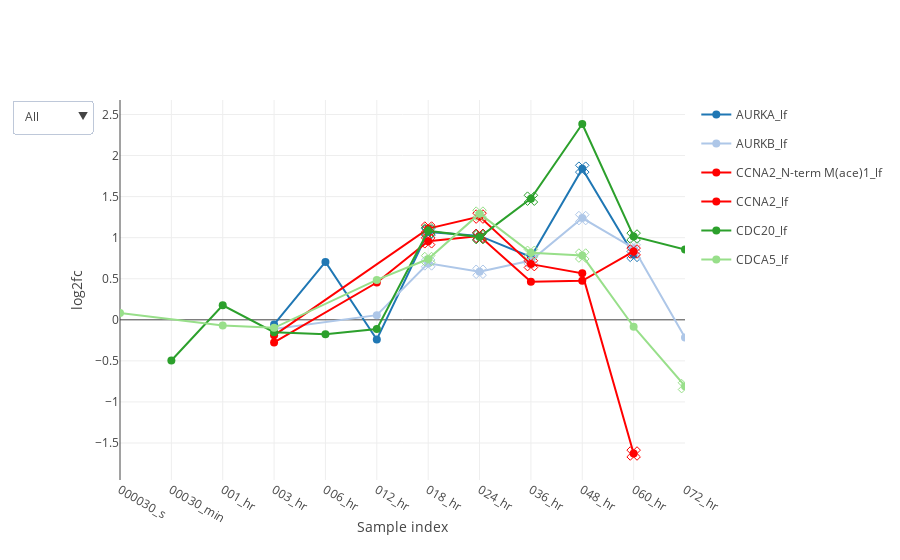

Notebook code cell kept with this figure:
### Code cell
exp_data.label_free.plot_species(interesting_list, plot_type='plotly')

### Figure 1 — Plotly figure (JSON) as saved in the notebook; plotly's stock layout.template omitted (floating-point values rounded to 4 significant figures)
{"data": [{"hoveron": "points", "legendgroup": "group_AURKA_lf", "line": {"color": "rgba(0.12156862745098039,0.4666666666666667,0.7058823529411765,1.)"}, "marker": {"color": "rgba(0.12156862745098039,0.4666666666666667,0.7058823529411765,1.)", "size": 8, "symbol": "circle"}, "mode": "lines+markers", "name": "AURKA_lf", "showlegend": true, "type": "scatter", "uid": "b19b7ea5-778f-4cc3-9786-788b7859b812", "visible": true, "x": [3, 4, 5, 6, 7, 8, 9, 10], "y": [-0.05658, 0.7049, -0.2388, 1.07, 1.021, 0.7655, 1.84, 0.7908]}, {"hoveron": "points", "legendgroup": "group_AURKA_lf", "line": {"color": "rgba(0.12156862745098039,0.4666666666666667,0.7058823529411765,1.)"}, "marker": {"color": "rgba(0.12156862745098039,0.4666666666666667,0.7058823529411765,1.)", "size": 12, "symbol": "x-open-dot"}, "mode": "markers", "name": "AURKA_lf", "showlegend": false, "type": "scatter", "uid": "8f2a4cfe-3983-40c5-8892-6ad412ec1968", "visible": true, "x": [6, 7, 9, 10], "y": [1.07, 1.021, 1.84, 0.7908]}, {"hoveron": "points", "legendgroup": "group_AURKB_lf", "line": {"color": "rgba(0.6823529411764706,0.7803921568627451,0.9098039215686274,1.)"}, "marker": {"color": "rgba(0.6823529411764706,0.7803921568627451,0.9098039215686274,1.)", "size": 8, "symbol": "circle"}, "mode": "lines+markers", "name": "AURKB_lf", "showlegend": true, "type": "scatter", "uid": "b2c54cd4-5506-4924-9b28-868f3688e55e", "visible": true, "x": [3, 5, 6, 7, 8, 9, 10, 11], "y": [-0.111, 0.05658, 0.6871, 0.585, 0.7225, 1.239, 0.8718, -0.2141]}, {"hoveron": "points", "legendgroup": "group_AURKB_lf", "line": {"color": "rgba(0.6823529411764706,0.7803921568627451,0.9098039215686274,1.)"}, "marker": {"color": "rgba(0.6823529411764706,0.7803921568627451,0.9098039215686274,1.)", "size": 12, "symbol": "x-open-dot"}, "mode": "markers", "name": "AURKB_lf", "showlegend": false, "type": "scatter", "uid": "aeb023ff-9c08-4120-9c48-6257e20f4a5d", "visible": true, "x": [6, 7, 8, 9, 10], "y": [0.6871, 0.585, 0.7225, 1.239, 0.8718]}, {"hoveron": "points", "legendgroup": "group_CCNA2_N-term M(ace)1_lf", "line": {"color": "rgba(1.0,0.4980392156862745,0.054901960784313725,1.)"}, "marker": {"color": "rgba(1.0,0.4980392156862745,0.054901960784313725,1.)", "size": 8, "symbol": "circle"}, "mode": "lines+markers", "name": "CCNA2_N-term M(ace)1_lf", "showlegend": true, "type": "scatter", "uid": "94ffd936-30ca-4c57-ae3a-dbf46b4e2fdd", "visible": true, "x": [3, 6, 7, 8, 9, 10], "y": [-0.189, 1.111, 1.257, 0.6781, 0.5656, -1.628]}, {"hoveron": "points", "legendgroup": "group_CCNA2_N-term M(ace)1_lf", "line": {"color": "rgba(1.0,0.4980392156862745,0.054901960784313725,1.)"}, "marker": {"color": "rgba(1.0,0.4980392156862745,0.054901960784313725,1.)", "size": 12, "symbol": "x-open-dot"}, "mode": "markers", "name": "CCNA2_N-term M(ace)1_lf", "showlegend": false, "type": "scatter", "uid": "c480d7db-bf5f-418a-a6dd-97babb216f81", "visible": true, "x": [6, 7, 8, 10], "y": [1.111, 1.257, 0.6781, -1.628]}, {"hoveron": "points", "legendgroup": "group_CCNA2_lf", "line": {"color": "rgba(1.0,0.7333333333333333,0.47058823529411764,1.)"}, "marker": {"color": "rgba(1.0,0.7333333333333333,0.47058823529411764,1.)", "size": 8, "symbol": "circle"}, "mode": "lines+markers", "name": "CCNA2_lf", "showlegend": true, "type": "scatter", "uid": "400e6653-c3ac-4958-837c-0881b25d3044", "visible": true, "x": [3, 5, 6, 7, 8, 9, 10], "y": [-0.275, 0.4542, 0.9561, 1.021, 0.4647, 0.4751, 0.8319]}, {"hoveron": "points", "legendgroup": "group_CCNA2_lf", "line": {"color": "rgba(1.0,0.7333333333333333,0.47058823529411764,1.)"}, "marker": {"color": "rgba(1.0,0.7333333333333333,0.47058823529411764,1.)", "size": 12, "symbol": "x-open-dot"}, "mode": "markers", "name": "CCNA2_lf", "showlegend": false, "type": "scatter", "uid": "02449bd3-f29f-4855-b740-b0ae7cfe2817", "visible": true, "x": [6, 7, 10], "y": [0.9561, 1.021, 0.8319]}, {"hoveron": "points", "legendgroup": "group_CDC20_lf", "line": {"color": "rgba(0.17254901960784313,0.6274509803921569,0.17254901960784313,1.)"}, "marker": {"color": "rgba(0.17254901960784313,0.6274509803921569,0.17254901960784313,1.)", "size": 8, "symbol": "circle"}, "mode": "lines+markers", "name": "CDC20_lf", "showlegend": true, "type": "scatter", "uid": "9f59d74d-dff6-4858-92ea-ce18405e8be9", "visible": true, "x": [1, 2, 3, 4, 5, 6, 7, 8, 9, 10, 11], "y": [-0.4957, 0.1763, -0.1506, -0.1763, -0.111, 1.084, 1.007, 1.475, 2.384, 1.014, 0.856]}, {"hoveron": "points", "legendgroup": "group_CDC20_lf", "line": {"color": "rgba(0.17254901960784313,0.6274509803921569,0.17254901960784313,1.)"}, "marker": {"color": "rgba(0.17254901960784313,0.6274509803921569,0.17254901960784313,1.)", "size": 12, "symbol": "x-open-dot"}, "mode": "markers", "name": "CDC20_lf", "showlegend": false, "type": "scatter", "uid": "cf2003c3-dbad-4408-83cb-2303c571329c", "visible": true, "x": [6, 7, 8, 10], "y": [1.084, 1.007, 1.475, 1.014]}, {"hoveron": "points", "legendgroup": "group_CDCA5_lf", "line": {"color": "rgba(0.596078431372549,0.8745098039215686,0.5411764705882353,1.)"}, "marker": {"color": "rgba(0.596078431372549,0.8745098039215686,0.5411764705882353,1.)", "size": 8, "symbol": "circle"}, "mode": "lines+markers", "name": "CDCA5_lf", "showlegend": true, "type": "scatter", "uid": "4954d295-b893-4453-b3db-06fd260789fd", "visible": true, "x": [0, 2, 3, 5, 6, 7, 8, 9, 10, 11], "y": [0.08406, -0.07039, -0.09761, 0.4854, 0.7398, 1.293, 0.8156, 0.7824, -0.08406, -0.8074]}, {"hoveron": "points", "legendgroup": "group_CDCA5_lf", "line": {"color": "rgba(0.596078431372549,0.8745098039215686,0.5411764705882353,1.)"}, "marker": {"color": "rgba(0.596078431372549,0.8745098039215686,0.5411764705882353,1.)", "size": 12, "symbol": "x-open-dot"}, "mode": "markers", "name": "CDCA5_lf", "showlegend": false, "type": "scatter", "uid": "1c0ed25c-3171-40a7-8be6-97353ec68cd8", "visible": true, "x": [6, 7, 8, 9, 11], "y": [0.7398, 1.293, 0.8156, 0.7824, -0.8074]}], "layout": {"hovermode": "closest", "showlegend": true, "updatemenus": [{"buttons": [{"args": ["visible", [true, true, true, true, true, true, true, true, true, true, true, true]], "label": "All", "method": "restyle"}, {"args": ["visible", [true, true, false, false, false, false, false, false, false, false, false, false]], "label": "AURKA", "method": "restyle"}, {"args": ["visible", [false, false, true, true, false, false, false, false, false, false, false, false]], "label": "AURKB", "method": "restyle"}, {"args": ["visible", [false, false, false, false, true, true, true, true, false, false, false, false]], "label": "CCNA2", "method": "restyle"}, {"args": ["visible", [false, false, false, false, false, false, false, false, true, true, false, false]], "label": "CDC20", "method": "restyle"}, {"args": ["visible", [false, false, false, false, false, false, false, false, false, false, true, true]], "label": "CDCA5", "method": "restyle"}], "x": -0.05, "y": 1, "yanchor": "top"}], "xaxis": {"range": [0, 11], "showticklabels": true, "tickmode": "array", "ticktext": ["000030_s", "00030_min", "001_hr", "003_hr", "006_hr", "012_hr", "018_hr", "024_hr", "036_hr", "048_hr", "060_hr", "072_hr"], "tickvals": [0, 1, 2, 3, 4, 5, 6, 7, 8, 9, 10, 11], "title": {"text": "Sample index"}}, "yaxis": {"title": {"text": "log2fc"}}}}
